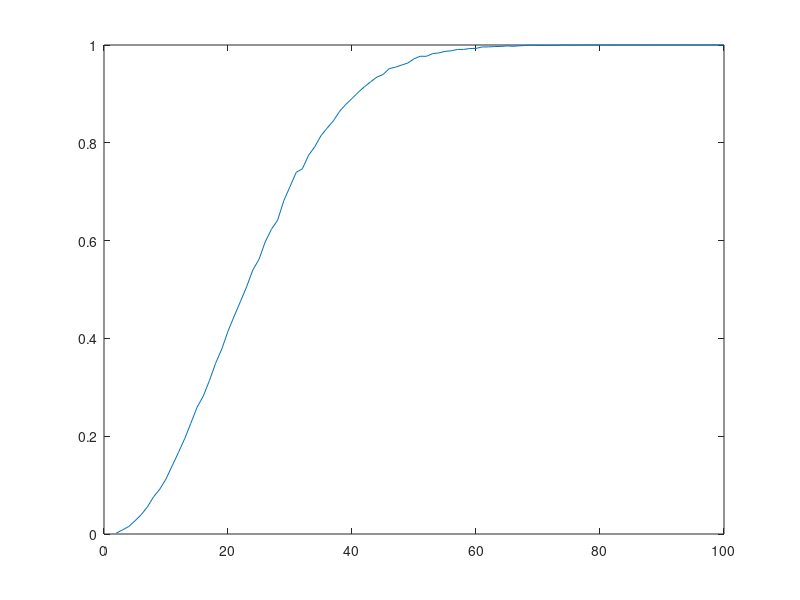

Here is the MATLAB script that generated this plot:
N=10000;

m = 100

nn=2:m;

pp=0*nn;

for i=1:length(nn)  % de 2 a 100 pessoas

  n=nn(i);
  x=sort(floor(rand(n,N)*365)); % datas de nascimento de n pessoas
  y=x(1:end-1,:)==x(2:end,:); % Ver se pessoas tem mesma data de aniversario
  y=sum(y,1);                 % Soma por coluna do numero de vezes que existem duas pessoas com mesma data de aniversario
  pp(i)=sum(y>=1)/N;

end

plot(nn,pp);
